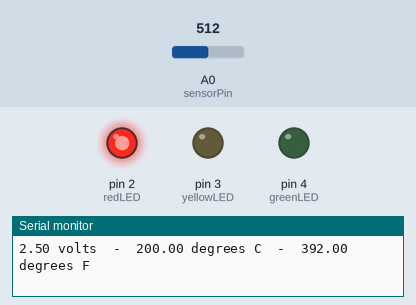
The sketch below on a simulated Arduino Uno, built with avr-gcc and run on an emulated ATmega328P. Parts: output pins drawn as LEDs (lit = HIGH), the last lines printed to the serial monitor. Inputs (shaded band) come from the test bench; at power-on: A0 (sensorPin) = 512.

Above: at 3.8 s.
3.9 s: A0 (sensorPin) set to 160
7.8 s: A0 (sensorPin) set to 151
At 9.9 s:
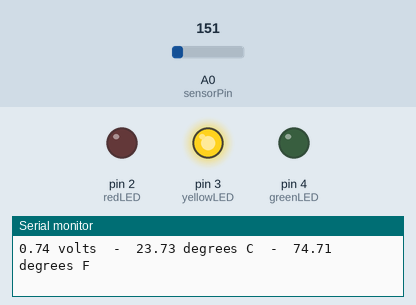
11.7 s: A0 (sensorPin) set to 122
At 13.4 s:
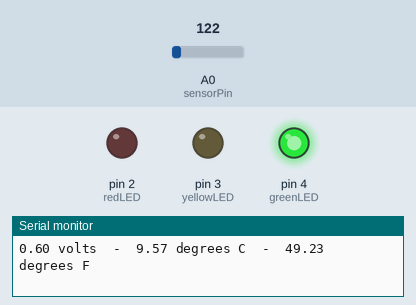
15.6 s: A0 (sensorPin) set to 306
At 19.2 s:
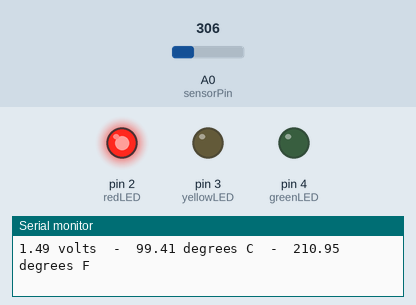
19.5 s: A0 (sensorPin) set to 65
At 21.6 s:
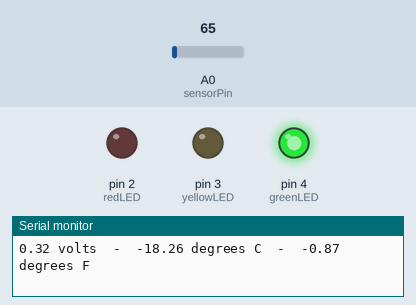
Timing chart, 0 to 23.1 s (numbered marks = the images above; inputs shaded):
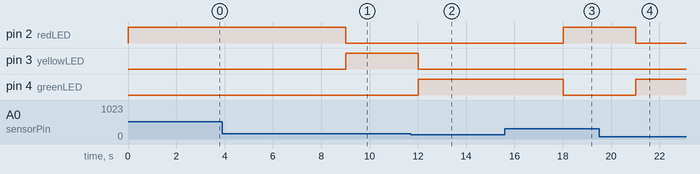

The sketch:

copy_of_bodacious_bruticus_gaaris1.ino
```cpp
#define sensorPin  A0
#define greenLED 4
#define yellowLED 3
#define redLED 2

void setup()
{
  pinMode(greenLED, OUTPUT);
  pinMode(yellowLED, OUTPUT);
  pinMode(redLED, OUTPUT);
  Serial.begin(9600);
}

void loop()
{
  int reading = analogRead(sensorPin);
  float voltage = reading * 5.0;
  voltage /= 1024.0;
  float temperatureC = (voltage - 0.5) * 100 ;
  float temperatureF = (temperatureC * 9.0 / 5.0) + 32.0;

  Serial.print(voltage); Serial.print(" volts  -  ");
  Serial.print(temperatureC); Serial.print(" degrees C  -  ");
  Serial.print(temperatureF); Serial.println(" degrees F");

  if (temperatureF >= 75) {
    digitalWrite(greenLED, LOW);
    digitalWrite(yellowLED, LOW);
    digitalWrite(redLED, HIGH);
  }
  else if (temperatureF >= 70 && temperatureF < 75) {
    digitalWrite(greenLED, LOW);
    digitalWrite(yellowLED, HIGH);
    digitalWrite(redLED, LOW);
  }
  else {
    digitalWrite(greenLED, HIGH);
    digitalWrite(yellowLED, LOW);
    digitalWrite(redLED, LOW);
  }

  delay(3000);
}
```

Measured:
- the behaviour switches between 152 and 151 on A0 (sensorPin) (found by bisection; images 0 and 1)
- after the input at 7.8 s, pin 2 (redLED): HIGH → LOW after 1.2 s; pin 3 (yellowLED): LOW → HIGH after 1.2 s
- after the input at 11.7 s, pin 3 (yellowLED): HIGH → LOW after 0.31 s; pin 4 (greenLED): LOW → HIGH after 0.31 s
- after the input at 15.6 s, pin 2 (redLED): LOW → HIGH after 2.4 s; pin 4 (greenLED): HIGH → LOW after 2.4 s
- after the input at 19.5 s, pin 2 (redLED): HIGH → LOW after 1.5 s; pin 4 (greenLED): LOW → HIGH after 1.5 s
